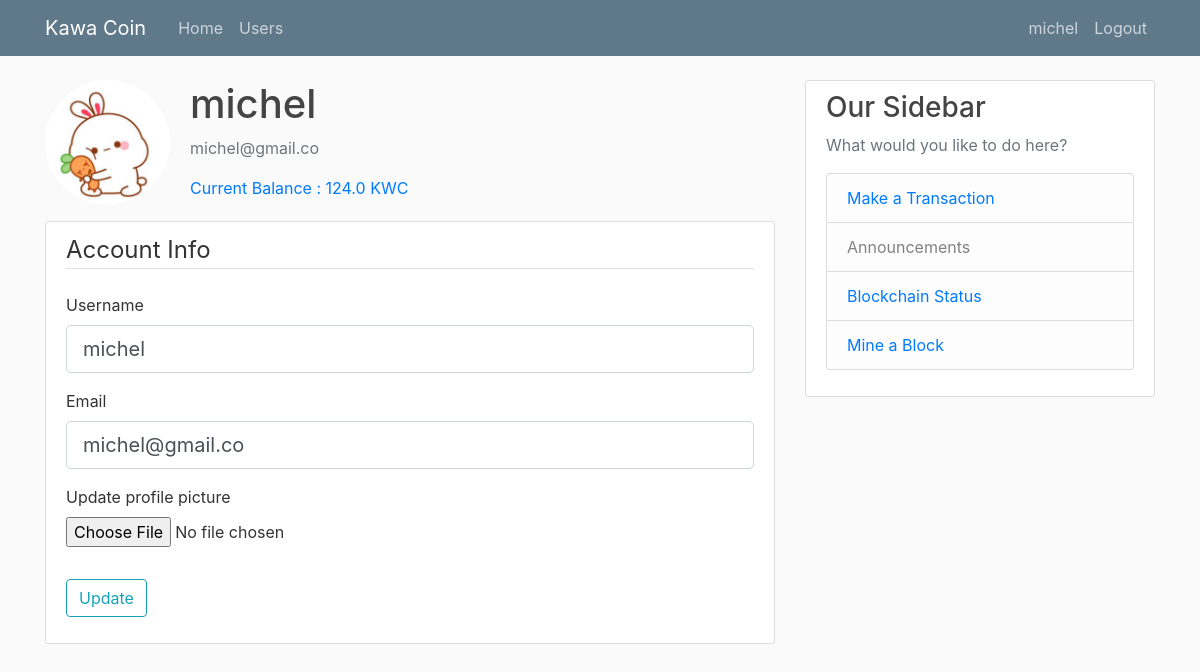
Screenshot of /account (signed in) with the database file from the repository.
### webapp/models.py (models this page shows, shortened)
class User(db.Model, UserMixin):
    id = db.Column(db.Integer, primary_key=True)
    username = db.Column(db.String(20), unique=True, nullable=False)
    email = db.Column(db.String(120), unique=True, nullable=False)
    balance = db.Column(db.Float, default=0.0)
    image_file = db.Column(db.String(20), nullable=False, default='default.jpg')
    password = db.Column(db.String(60), nullable=False)
    posts = db.relationship('Post', backref='author', lazy=True) # not a Column, runs an additional quer

### webapp/routes.py (the view)
@app.route("/account", methods=['GET', 'POST'])
@login_required
def account():
    form = UpdateAccountForm()
    if form.picture.data:
        picture_file = save_picture(form.picture.data)
        current_user.image_file = picture_file
    if form.validate_on_submit():
        current_user.username = form.username.data # updates data in DatabAse directly
        current_user.email = form.email.data
        db.session.commit()
        flash('Your account has been updated', 'success')
        redirect(url_for('account'))
    elif request.method == 'GET':
        form.username.data = current_user.username
        form.email.data = current_user.email
    image_file = url_for('static', filename='profile_pics/' + current_user.image_file)
    return render_template('account.html', title=current_user.username, image_file=image_file, form= form)

### webapp/forms.py (shortened to what this page needs)
class UpdateAccountForm(FlaskForm):
    username = StringField('Username',
                validators=[DataRequired(), Length(min=2, max=20)])
    email = StringField('Email',
                        validators=[DataRequired(), Email()])
    picture = FileField('Update profile picture', validators=[FileAllowed(['jpg', 'png'])])
    submit = SubmitField('Update')

### webapp/models.py (called while the page is built)
@loginManager.user_loader
def loadUser(user_id):
    return User.query.get(int(user_id))

### webapp/templates/account.html (shortened to what this page needs)
{% extends "layout.html" %}
{% block content %}
        <div class="media">
          <img class="rounded-circle account-img" src="{{ image_file }}">
          <div class="media-body">
            <h2 class="account-heading">{{current_user.username}}</h2>
            <p class="text-secondary">{{ current_user.email}}</p>
            <p class = "text-primary">Current Balance : {{ current_user.balance}} KWC</p>
          </div>
        </div>
        <div class="content-section">
            <form method="POST" action="" enctype="multipart/form-data">
                <fieldset class="form-group">
                    <legend class="border-bottom mb-4">Account Info</legend>
                    <div class="form-group">
                        {{ form.username.label(class="form-control-label") }}
                        {% if form.username.errors %}
                            {{ form.username(class="form-control form-control-lg is-invalid") }}
                            <div class="invalid-feedback">
                                {% for error in form.username.errors %}
                                    <span>{{ error }}</span>
                                {% endfor %}
                            </div>
                        {% else %}
                            {{ form.username(class="form-control form-control-lg") }}
                        {% endif %}
                    </div>
                    <div class="form-group">
                        {{ form.email.label(class="form-control-label") }}
                        {% if form.email.errors %}
                            {{ form.email(class="form-control form-control-lg is-invalid") }}
                            <div class="invalid-feedback">
                                {% for error in form.email.errors %}
                                    <span>{{ error }}</span>
                                {% endfor %}
                            </div>
                        {% else %}
                            {{ form.email(class="form-control form-control-lg") }}
                        {% endif %}
                    </div>
                    <div class="form-group">
                        {{ form.picture.label() }}
                        {{ form.picture(class = "form-control-file") }}
                    </div>
                </fieldset>
                <div class="form-group">
                    {{ form.submit(class="btn btn-outline-info") }}
                </div>
            </form>
      </div>
{% endblock content%}

### webapp/templates/layout.html (shortened to what this page needs)
<!DOCTYPE html>
<html>
<head>
     <link rel="stylesheet" href="https://stackpath.bootstrapcdn.com/bootstrap/4.3.1/css/bootstrap.min.css">
     <link rel="stylesheet" type="text/css" href="{{url_for('static', filename ='main.css')}}">
</head>
<body>
    <header class="site-header">
        <nav class="navbar navbar-expand-md navbar-dark bg-steel fixed-top">
        <div class="container">
            <a class="navbar-brand mr-4" href="/">Kawa Coin</a>
            <div class="collapse navbar-collapse" id="navbarToggle">
            <div class="navbar-nav mr-auto">
                <a class="nav-item nav-link" href="{{url_for('home')}}">Home</a>
                <a class="nav-item nav-link" href="{{url_for('users')}}">Users</a>
            </div>
            <div class="navbar-nav">
                {% if current_user.is_authenticated %}
                <a class="nav-item nav-link" href="{{url_for('account')}}">{{current_user.username}}</a>
                <a class="nav-item nav-link" href="{{url_for('logout')}}">Logout</a>
                {% else %}
                    <a class="nav-item nav-link" href="{{url_for('login')}}">Login</a>
                    <a class="nav-item nav-link" href="{{url_for('register')}}">Register</a>
                {% endif %}
            </div>
            </div>
        </div>
        </nav>
    </header>
    <main role="main" class="container">
        <div class="row">
        <div class="col-md-8">
            {% block content %}{% endblock %}
        </div>
        <div class="col-md-4">
            <div class="content-section">
            <h3>Our Sidebar</h3>
            <p class='text-muted'>What would you like to do here?
                <ul class="list-group">
                <li class="list-group-item list-group-item-light">
                    <a href = "{{url_for('transaction')}}">Make a Transaction</a>
                </li>
                <li class="list-group-item list-group-item-light">Announcements</li>
                <li class="list-group-item list-group-item-light">
                    <a href = "{{url_for('blockchain_status')}}">Blockchain Status</a>
                </li>
                <li class="list-group-item list-group-item-light">
                    <a href = "{{url_for('mine')}}">Mine a Block</a>
                </li>
                </ul>
            </p>
            </div>
        </div>
        </div>
    </main>
</body>
</html>

### webapp/static/main.css (style rules this page uses)
body { background: #fafafa; color: #333333; margin-top: 5rem; }
h1, h2, h3, h4, h5, h6 { color: #444444; }
.bg-steel { background-color: #5f788a; }
.site-header .navbar-nav .nav-link { color: #cbd5db; }
.content-section { background: #ffffff; padding: 10px 20px; border: 1px solid #dddddd; border-radius: 3px; margin-bottom: 20px; }
.account-img { height: 125px; width: 125px; margin-right: 20px; margin-bottom: 16px; }
.account-heading { font-size: 2.5rem; }

### rows the page displays
User: username "michel", email "michel@gmail.co", balance "124.0"
